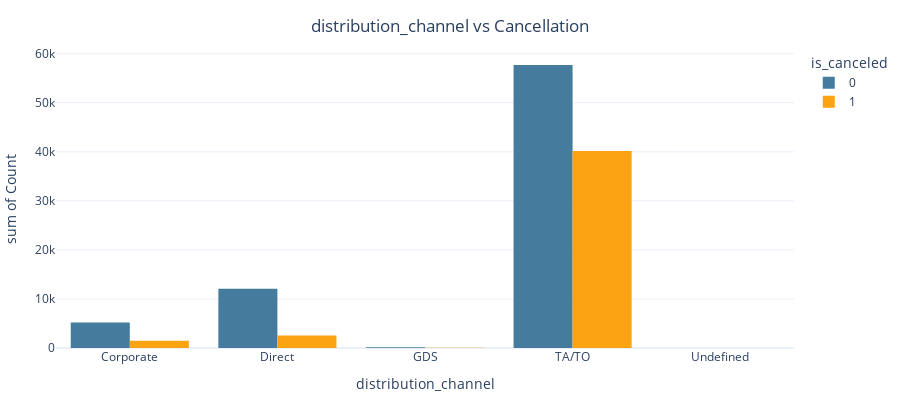

Source (notebook cell):
### Markdown cell above
Deposit Type: Non Refund, has extremely high cancellation rates more than 99%

### Code cell
plot_feature_vs_target(df_hotel, 'distribution_channel')

### Figure 1 — Plotly figure (JSON) as saved in the notebook; plotly's stock layout.template omitted (floating-point values rounded to 4 significant figures)
{"data": [{"alignmentgroup": "True", "bingroup": "x", "histfunc": "sum", "hovertemplate": "is_canceled=0<br>distribution_channel=%{x}<br>sum of Count=%{y}<extra></extra>", "legendgroup": "0", "marker": {"color": "#457b9d", "pattern": {"shape": ""}}, "name": "0", "offsetgroup": "0", "orientation": "v", "showlegend": true, "type": "histogram", "x": ["Corporate", "Direct", "GDS", "TA/TO", "Undefined"], "xaxis": "x", "y": [5203, 12088, 156, 57718, 1], "yaxis": "y"}, {"alignmentgroup": "True", "bingroup": "x", "histfunc": "sum", "hovertemplate": "is_canceled=1<br>distribution_channel=%{x}<br>sum of Count=%{y}<extra></extra>", "legendgroup": "1", "marker": {"color": "#fca311", "pattern": {"shape": ""}}, "name": "1", "offsetgroup": "1", "orientation": "v", "showlegend": true, "type": "histogram", "x": ["Corporate", "Direct", "GDS", "TA/TO", "Undefined"], "xaxis": "x", "y": [1474, 2557, 37, 40152, 4], "yaxis": "y"}], "layout": {"barmode": "group", "height": 400, "legend": {"title": {"text": "is_canceled"}, "tracegroupgap": 0}, "margin": {"b": 10, "l": 25, "r": 10, "t": 50}, "showlegend": true, "title": {"text": "distribution_channel vs Cancellation", "x": 0.5, "xanchor": "center", "y": 0.95, "yanchor": "top"}, "width": 900, "xaxis": {"anchor": "y", "domain": [0.0, 1.0], "title": {"text": "distribution_channel"}}, "yaxis": {"anchor": "x", "domain": [0.0, 1.0], "title": {"text": "sum of Count"}}}}
